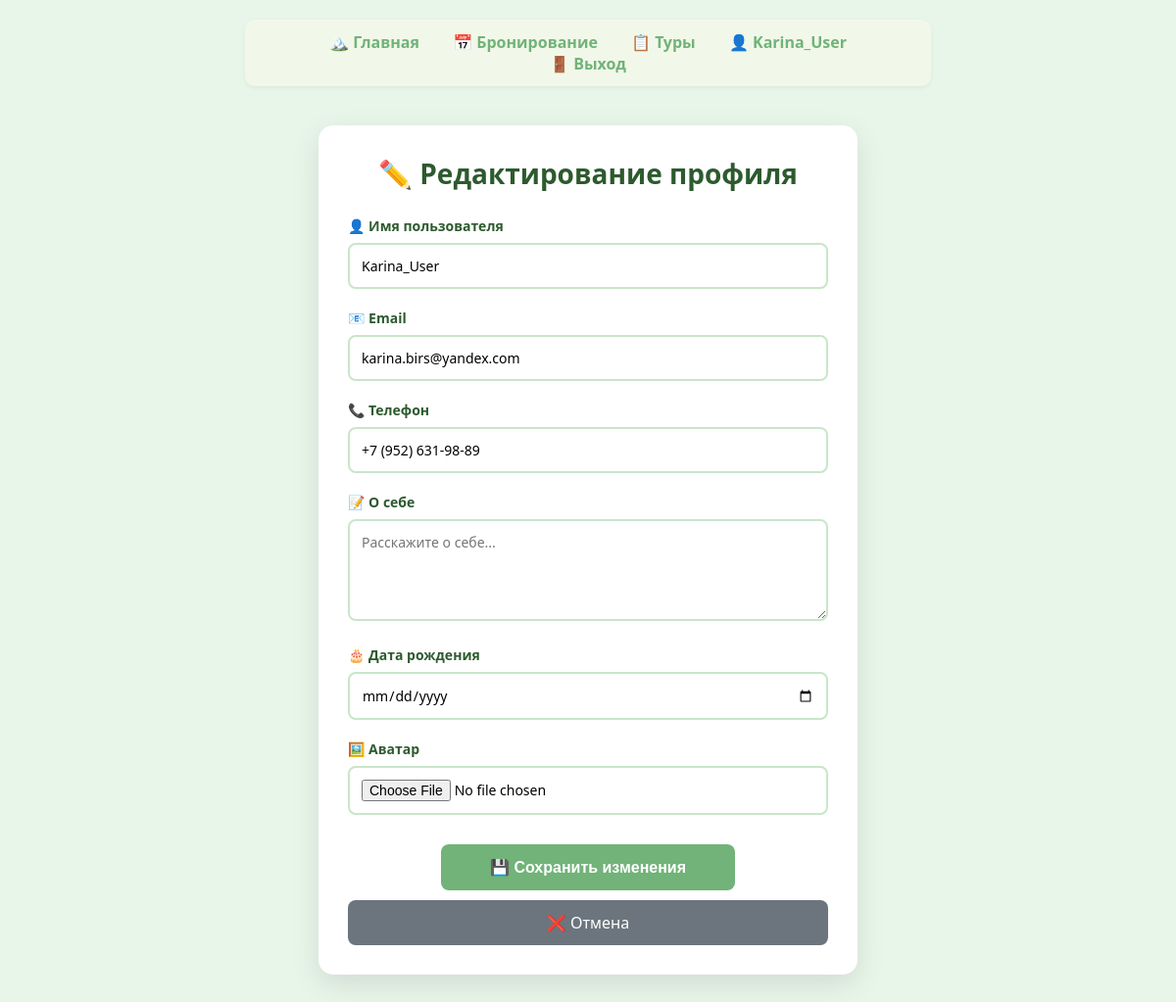
Page /accounts/profile/edit/ (signed in) on the committed database.
### accounts/models.py (models this page shows, shortened)
class User(AbstractUser):
    phone = models.CharField(max_length=20, blank=True, null=True, verbose_name='Телефон')
    avatar = models.ImageField(upload_to='avatars/', null=True, blank=True, verbose_name='Аватар')
    bio = models.TextField(max_length=500, blank=True, verbose_name='О себе')
    birth_date = models.DateField(null=True, blank=True, verbose_name='Дата рождения')
    is_email_verified = models.BooleanField(default=False, verbose_name='Email подтвержден')
    email_verification_token = models.CharField(max_length=100, blank=True, null=True)
    favorite_tours = models.ManyToManyField('booking.Tour', blank=True, related_name='favorited_by', verbose_name='Избранные туры')
    created_at = models.DateTimeField(auto_now_add=True, verbose_name='Дата регистрации')
    updated_at = models.DateTimeField(auto_now=True, verbose_name='Дата обновления')
    class Meta:
        verbose_name = 'Пользователь'
        verbose_name_plural = 'Пользователи'

### accounts/views.py (the view)
# urls.py: path('profile/edit/', views.profile_edit_view, name='profile_edit'),
@login_required
def profile_edit_view(request):
    if request.method == 'POST':
        form = UserProfileForm(request.POST, request.FILES, instance=request.user)
        if form.is_valid():
            form.save()
            UserActivityLog.objects.create(
                user=request.user,
                action='edit_profile',
                ip_address=get_client_ip(request),
                user_agent=request.META.get('HTTP_USER_AGENT', '')
            )
            messages.success(request, 'Профиль успешно обновлен!')
            return redirect('accounts:profile')
    else:
        form = UserProfileForm(instance=request.user)
    return render(request, 'accounts/profile_edit.html', {'form': form})

### accounts/forms.py (shortened to what this page needs)
class UserProfileForm(forms.ModelForm):
    class Meta:
        model = User
        fields = ('username', 'email', 'phone', 'bio', 'birth_date', 'avatar')
        widgets = {
            'username': forms.TextInput(attrs={'class': 'form-control'}),
            'email': forms.EmailInput(attrs={'class': 'form-control'}),
            'phone': forms.TextInput(attrs={'class': 'form-control', 'placeholder': '+7 (999) 123-45-67'}),
            'bio': forms.Textarea(attrs={'rows': 4, 'class': 'form-control', 'placeholder': 'Расскажите о себе...'}),
            'birth_date': forms.DateInput(attrs={'type': 'date', 'class': 'form-control'}),
            'avatar': forms.FileInput(attrs={'class': 'form-control'}),
        }

### templates/accounts/profile_edit.html (shortened to what this page needs)
{% extends 'base.html' %}
{% load static %}
{% block content %}
<div class="auth-container">
    <div class="auth-card">
        <h1>✏️ Редактирование профиля</h1>
        <form method="post" enctype="multipart/form-data" class="auth-form">
            <div class="form-group">
                <label for="{{ form.username.id_for_label }}">👤 Имя пользователя</label>
                {{ form.username }}
            </div>
            <div class="form-group">
                <label for="{{ form.email.id_for_label }}">📧 Email</label>
                {{ form.email }}
            </div>
            <div class="form-group">
                <label for="{{ form.phone.id_for_label }}">📞 Телефон</label>
                {{ form.phone }}
            </div>
            <div class="form-group">
                <label for="{{ form.bio.id_for_label }}">📝 О себе</label>
                {{ form.bio }}
            </div>
            <div class="form-group">
                <label for="{{ form.birth_date.id_for_label }}">🎂 Дата рождения</label>
                {{ form.birth_date }}
            </div>
            <div class="form-group">
                <label for="{{ form.avatar.id_for_label }}">🖼️ Аватар</label>
                {{ form.avatar }}
            </div>
            <div class="auth-actions">
                <button type="submit" class="btn-submit">💾 Сохранить изменения</button>
                <a href="{% url 'accounts:profile' %}" class="btn-cancel">❌ Отмена</a>
            </div>
        </form>
    </div>
</div>
{% endblock %}

### templates/base.html (shortened to what this page needs)
<!DOCTYPE html>
<html lang="ru">
<head>
    {% load static %}
    <link rel="stylesheet" href="{% static 'css/booking_form.css' %}">
</head>
<body>
<nav class="nav">
    <a href="{% url 'home' %}">🏔️ Главная</a>
    <a href="{% url 'booking' %}">📅 Бронирование</a>
    <a href="{% url 'tour_list' %}">📋 Туры</a>
    {% if user.is_authenticated %}
        <a href="{% url 'accounts:profile' %}">👤 {{ user.username }}</a>
        <a href="{% url 'accounts:logout' %}">🚪 Выход</a>
    {% else %}
        <a href="{% url 'accounts:login' %}">🔑 Вход</a>
        <a href="{% url 'accounts:register' %}">📝 Регистрация</a>
    {% endif %}
</nav>
<main>
    {% block content %}{% endblock %}
</main>
</body>
</html>

### static/css/booking_form.css (style rules this page uses)
* { margin: 0; padding: 0; box-sizing: border-box; }
body { font-family: 'Segoe UI', Tahoma, Geneva, Verdana, sans-serif; background: #e8f5e9; padding: 20px; min-height: 100vh; }
h1 { text-align: center; color: #2d5a2e; margin-bottom: 30px; font-size: 28px; }
.nav { max-width: 700px; margin: 0 auto 20px; padding: 12px 20px; background-color: #f1f8e9; border-radius: 10px; text-align: center; box-shadow: 0 2px 5px rgba(0, 0, 0, 0.05); }
.nav a { margin: 0 15px; text-decoration: none; color: #71b378; font-weight: bold; transition: all 0.3s ease; display: inline-block; }
.form-group { margin-bottom: 20px; }
label { display: block; margin-bottom: 8px; font-weight: 600; color: #2d5a2e; font-size: 14px; }
input, select, textarea { width: 100%; padding: 12px; border: 2px solid #c8e6c9; border-radius: 8px; transition: all 0.3s ease; font-size: 14px; font-family: inherit; }
button { padding: 14px 30px; background: #71b378; color: white; border: none; border-radius: 8px; cursor: pointer; font-size: 16px; font-weight: bold; display: block; margin: 30px auto 0; transition: all 0.3s ease; width: 100%; max-width: 300px; }

### templates/accounts/profile_edit.html (style rules this page uses)
.auth-container { display: flex; justify-content: center; align-items: center; min-height: calc(100vh - 150px); padding: 20px; }
.auth-card { background: white; border-radius: 15px; padding: 30px; max-width: 550px; width: 100%; box-shadow: 0 10px 30px rgba(0, 0, 0, 0.1); }
.auth-card h1 { text-align: center; color: #2d5a2e; margin-bottom: 25px; }
.auth-form .form-group { margin-bottom: 20px; }
.auth-form label { display: block; margin-bottom: 8px; font-weight: bold; color: #2d5a2e; }
.auth-form input, .auth-form textarea, .auth-form select { width: 100%; padding: 12px; border: 2px solid #c8e6c9; border-radius: 8px; font-size: 14px; transition: all 0.3s ease; }
.auth-form textarea { resize: vertical; min-height: 80px; }
.btn-submit { width: 100%; padding: 14px; background: #71b378; color: white; border: none; border-radius: 8px; font-size: 16px; font-weight: bold; cursor: pointer; transition: all 0.3s ease; margin-bottom: 10px; }
.btn-cancel { display: block; text-align: center; padding: 12px; background: #6c757d; color: white; text-decoration: none; border-radius: 8px; transition: all 0.3s ease; }
.auth-actions { margin-top: 25px; }

### rows in the picture
User: username "Karina_User", email "karina.birs@yandex.com", phone "+7 (952) 631-98-89"
